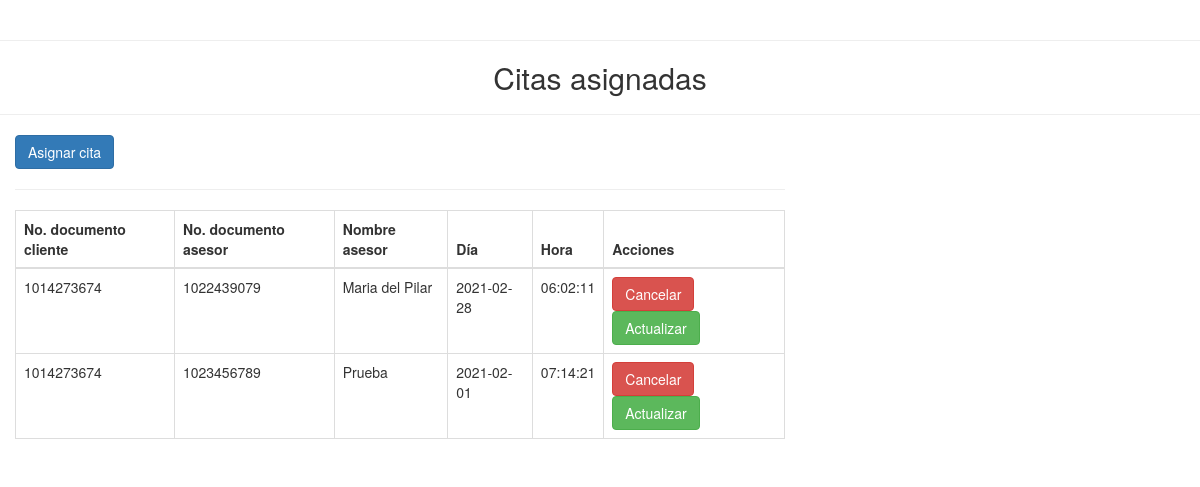
The page /Modulos/Citas.php on the database its author committed.
### tables this page shows
CREATE TABLE `citas` (
  `Id` int(11) NOT NULL,
  `Id_cliente` int(11) NOT NULL,
  `Id_asesor` int(11) NOT NULL,
  `Fecha` date NOT NULL,
  `Hora` time NOT NULL,
  `Estado` set('Completada','En curso','Cancelada') NOT NULL
);

CREATE TABLE `usuarios` (
  `Documento` int(11) NOT NULL,
  `Nombres` varchar(45) NOT NULL,
  `Apellidos` varchar(45) NOT NULL,
  `Id_Tipo_Documento` int(11) NOT NULL
);

### Modulos/Citas.php (the view, shortened to what this page needs)
<!Doctype html>
<html lang="es">
	<head>
		<link rel="stylesheet" type="text/css" href="../Boostrap/css/bootstrap.min.css">
	</head>
	<br/>
	<body>
		<hr>
		<h2 style="text-align: center;">Citas asignadas</h2>
		<hr>
		<div class="container-fluid">
			<div class="row justify-content-between" >
				<div class="col-md-8">
					<button type="button" class="btn btn-primary" data-toggle="modal" data-target="#myModal">Asignar cita</button>
					<hr>
					<table class="table table-bordered">
						<thead>
							<tr>
								<th>No. documento cliente</th>
								<th>No. documento asesor</th>
								<th>Nombre asesor</th>
								<th>Día</th>
								<th>Hora</th>
								<th>Acciones</th>
							</tr>
						</thead>
						<tbody>
							<?php
								require_once "../php/Conexion.php";
								$query = "select citas.Id, usuarios.Nombres, citas.Id_cliente, citas.Id_asesor, citas.Fecha, citas.Hora, citas.Estado  from citas inner join usuarios on citas.Id_asesor = usuarios.Documento where Estado='En curso'";
								$results_tasks = mysqli_query($mysqli, $query);
								while($row = mysqli_fetch_assoc($results_tasks)) {
							?>
							<tr>
								<td><?php echo $row['Id_cliente']; ?></td>
								<td><?php echo $row['Id_asesor']; ?></td>
								<td><?php echo $row['Nombres']; ?></td>
								<td><?php echo $row['Fecha']; ?></td>
								<td><?php echo $row['Hora']; ?></td>
								<td>
									<a href="../Crud/CancelarCita.php?Id=<?php echo $row['Id']?>" class="btn btn-danger">Cancelar</a>
									<a href="../Crud/ActualizarCita.php?Id=<?php echo $row['Id']?>" class="btn btn-success">Actualizar</a>
								</td>
							</tr>
							<?php
							}
							 ?>
						</tbody>
					</table>
				</div>
			</div>
		</div>
	</body>
</html>

### rows shown on the page
citas: Id_cliente "1014273674", Id_asesor "1022439079", usuarios.Nombres "Maria del Pilar", Fecha "2021-02-28", Hora "06:02:11"
citas: Id_cliente "1014273674", Id_asesor "1023456789", usuarios.Nombres "Prueba", Fecha "2021-02-01", Hora "07:14:21"
